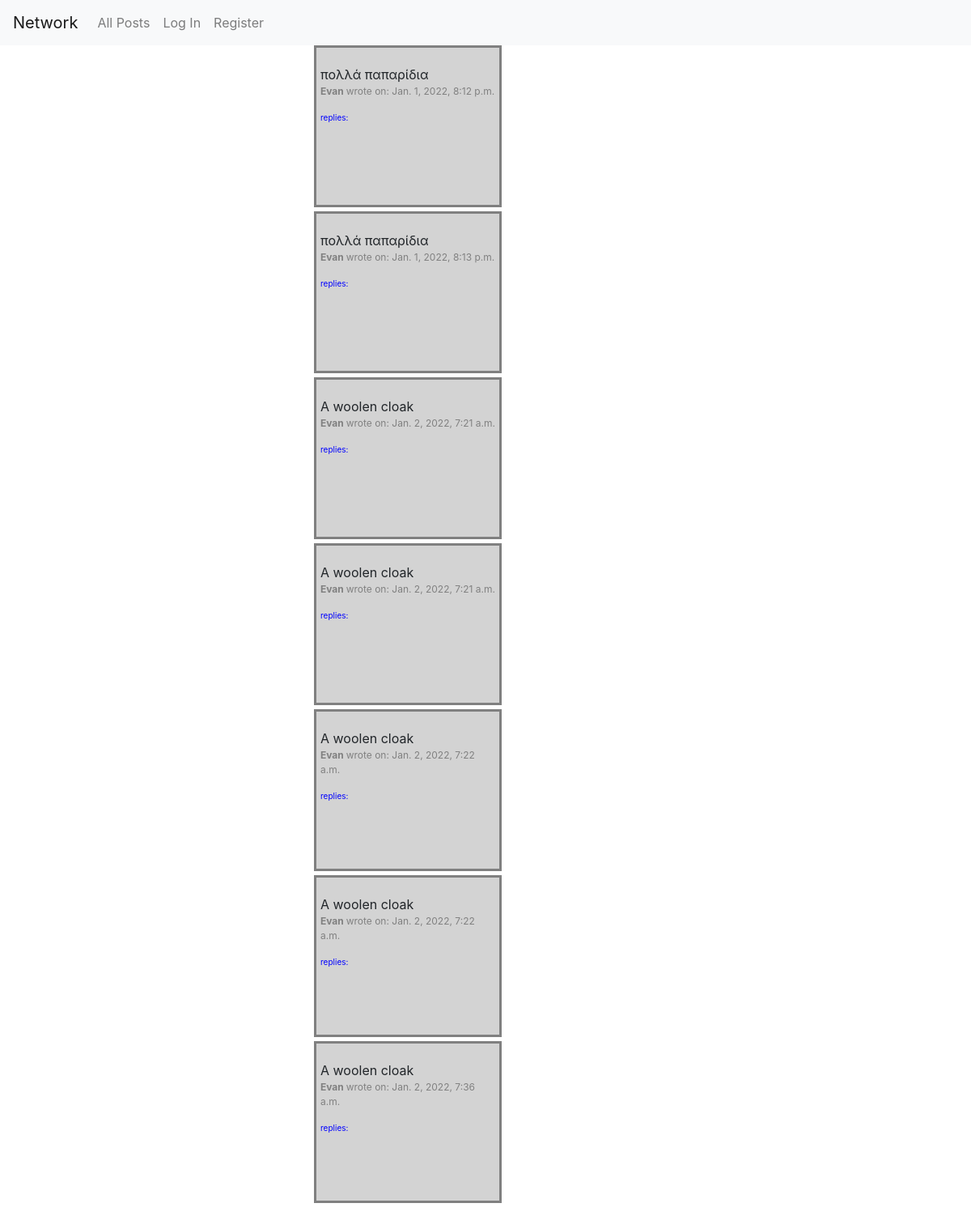
Before: / with the older database file.
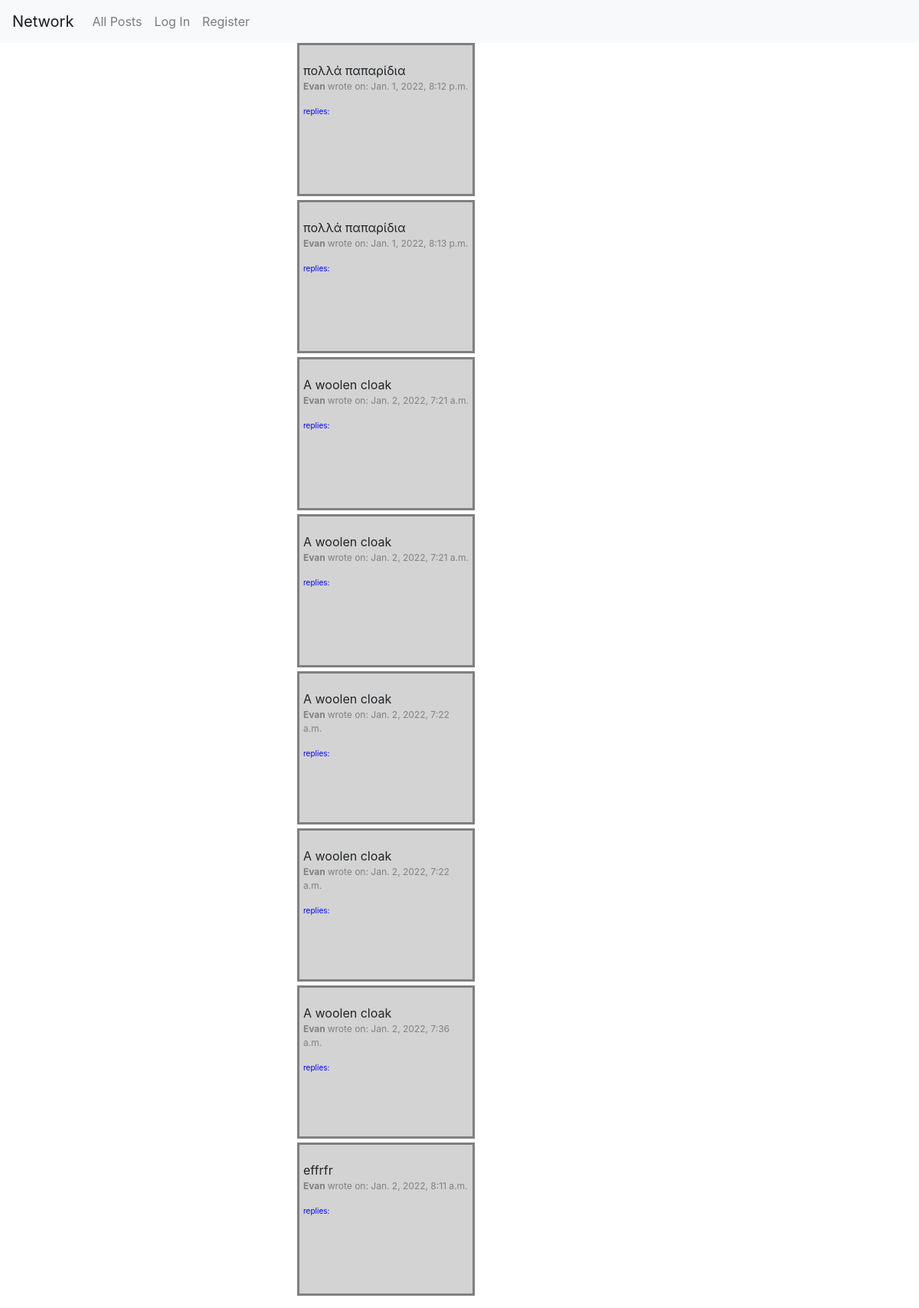
After: the same page with the newer database file.
### network/models.py (models this page shows, shortened)
class Mypost(models.Model):
    description=models.CharField(max_length=300)
    created_date=models.DateTimeField(default=now, editable=False)
    owner=models.ForeignKey(User, on_delete=models.CASCADE, null="TRUE", blank="TRUE")
    objects = MypostManager()

class User(AbstractUser):
    email=models.EmailField(max_length=254)
    def __str__(self):
        return f"{self.username}"

### network/views.py (the view)
# urls.py: path("", views.index, name="index"),
def index(request):
    all_posts=Mypost.objects.all()
    return render(request, "network/index.html", {"all_posts": all_posts}) # to set following posts not all posts later

### network/templates/network/index.html
{% extends "network/layout.html" %}
{% block body %}
<ul> {% for post in all_posts %}
    <div class="post"> </p>{{post.description}}
            <p style= "color:grey; font-size:12px;"> <strong>{{post.owner}} </strong>wrote on: {{post.created_date}} </p>
         <p style= "color:blue; font-size:10px;"> replies: {{post.comment}}
        </div>
{% endfor %}
{% endblock %}

### network/templates/network/layout.html (shortened to what this page needs)
{% load static %}
<!DOCTYPE html>
<html lang="en">
    <head>
        <link rel="stylesheet" href="https://stackpath.bootstrapcdn.com/bootstrap/4.4.1/css/bootstrap.min.css">
        <link href="{% static 'network/styles.css' %}" rel="stylesheet">
    </head>
    <body>
        <nav class="navbar navbar-expand-lg navbar-light bg-light">
            <a class="navbar-brand" href="#">Network</a>
            <div>
              <ul class="navbar-nav mr-auto">
                <li class="nav-item">
                  <a class="nav-link" href="{% url 'index' %}">All Posts</a>
                </li>
                {% if user.is_authenticated %}
                    <li class="nav-item">
                        <a class="nav-link" href="#">Following</a>
                    </li>
                    <li class="nav-item">
                        <a class="nav-link" href="{% url 'logout' %}">Log Out</a>
                    </li>
                  <li class="nav-item">
                        <a class="nav-link" href="{% url 'create_post' %}">Create Post</a>
                    </li>
                {% else %}
                    <li class="nav-item">
                        <a class="nav-link" href="{% url 'login' %}">Log In</a>
                    </li>
                    <li class="nav-item">
                        <a class="nav-link" href="{% url 'register' %}">Register</a>
                    </li>
                {% endif %}
              </ul>
            </div>
          </nav>
        <div class="body">
            {% block body %}
            {% endblock %}
        </div>
    </body>
</html>

### network/static/network/styles.css (style rules this page uses)
.post { border: 3px solid grey; background-color: lightgrey; font-size: 16px; height: 200px; width: 20%; padding: 5px; margin-bottom:5px; position: relative; left: 30%; }

Changed rows visible on the page:
added Mypost: description "effrfr", owner "Evan", created_date "Jan. 2, 2022, 8:11 a.m."
